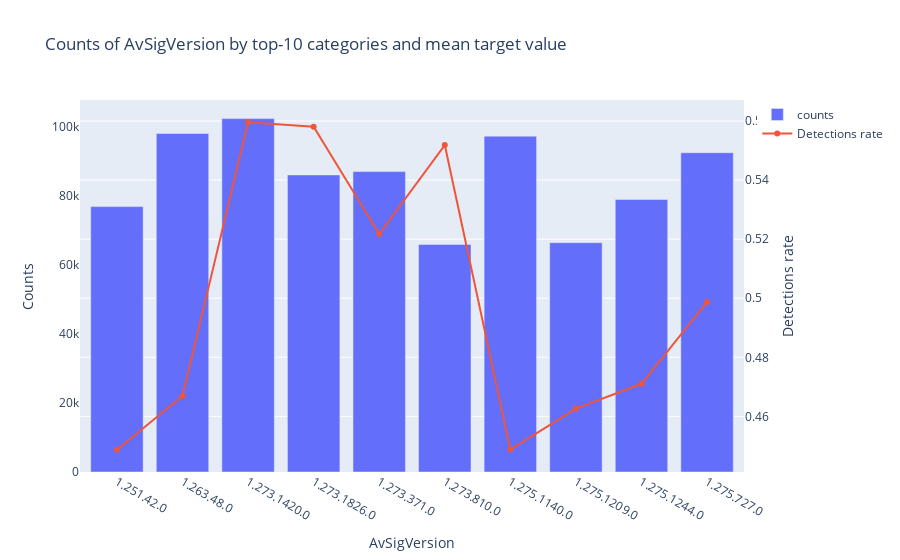

Notebook cell for this chart:
### Code cell
plot_categorical_feature('AvSigVersion', False)

### Figure 1 — Plotly figure (JSON) as saved in the notebook; plotly's stock layout.template omitted (floating-point values rounded to 4 significant figures)
{"data": [{"name": "counts", "type": "bar", "x": ["1.251.42.0", "1.263.48.0", "1.273.1420.0", "1.273.1826.0", "1.273.371.0", "1.273.810.0", "1.275.1140.0", "1.275.1209.0", "1.275.1244.0", "1.275.727.0"], "y": [76837, 98024, 102317, 86013, 86967, 65895, 97232, 66393, 78902, 92448]}, {"name": "Detections rate", "type": "scatter", "x": ["1.251.42.0", "1.263.48.0", "1.273.1420.0", "1.273.1826.0", "1.273.371.0", "1.273.810.0", "1.275.1140.0", "1.275.1209.0", "1.275.1244.0", "1.275.727.0"], "y": [0.4487, 0.4669, 0.5596, 0.5581, 0.5217, 0.5519, 0.4487, 0.4627, 0.471, 0.4987], "yaxis": "y2"}], "layout": {"legend": {"orientation": "v"}, "title": {"text": "Counts of AvSigVersion by top-10 categories and mean target value"}, "xaxis": {"showgrid": false, "showline": false, "title": {"text": "AvSigVersion"}, "zeroline": false}, "yaxis": {"showgrid": false, "showline": false, "title": {"text": "Counts"}, "zeroline": false}, "yaxis2": {"overlaying": "y", "side": "right", "title": {"text": "Detections rate"}}}}
